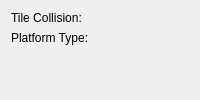
<?xml version="1.0" encoding="UTF-8"?>
<ui version="4.0">
 <class>UnTech::GuiQt::MetaTiles::MtTileset::TilePropertiesWidget</class>
 <widget class="QWidget" name="UnTech::GuiQt::MetaTiles::MtTileset::TilePropertiesWidget">
  <property name="windowTitle">
   <string>Tile Properties</string>
  </property>
  <layout class="QFormLayout" name="formLayout">
   <item row="0" column="0">
    <widget class="QLabel" name="tileCollisionTypeLabel">
     <property name="text">
      <string>Tile Collision:</string>
     </property>
    </widget>
   </item>
   <item row="0" column="1">
    <layout class="QGridLayout" name="tileCollisionTypeGrid"/>
   </item>
   <item row="2" column="0">
    <widget class="QLabel" name="platformLabel">
     <property name="text">
      <string>Platform Type:</string>
     </property>
    </widget>
   </item>
   <item row="2" column="1">
    <layout class="QGridLayout" name="platformGrid"/>
   </item>
  </layout>
 </widget>
 <resources/>
 <connections/>
</ui>
